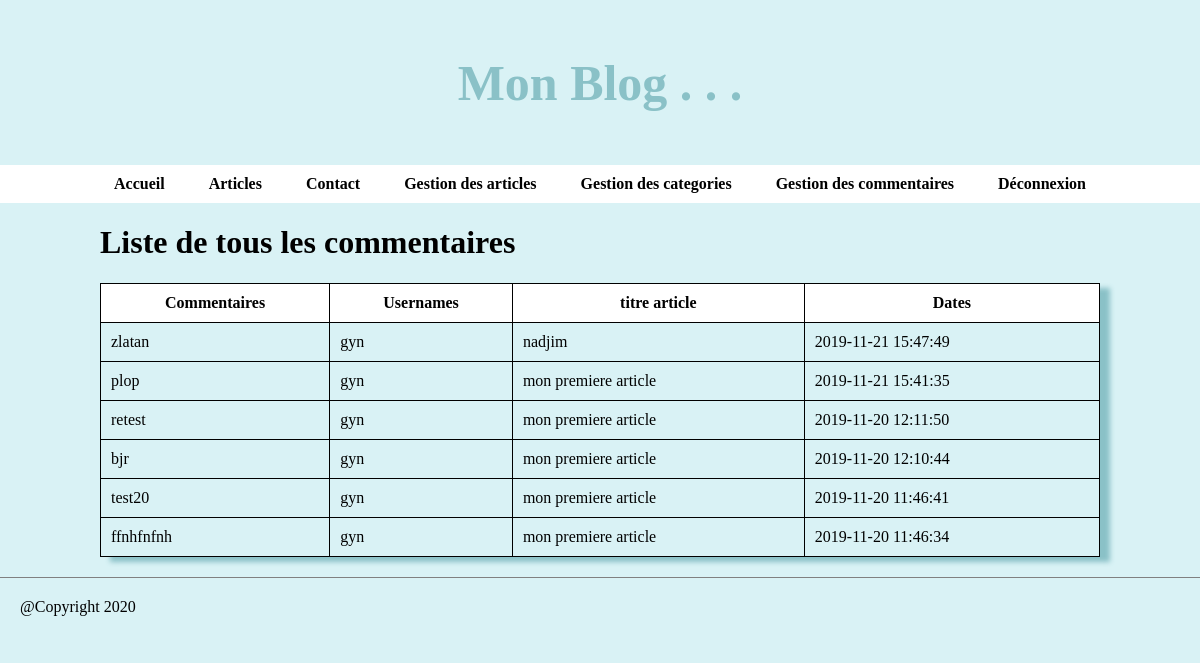
Page /comment-admin.php (signed in) on the committed database.
### tables this page shows
CREATE TABLE `comments` (
  `id` int(11) NOT NULL,
  `content` text NOT NULL,
  `published_at` datetime NOT NULL,
  `article_id` int(11) NOT NULL,
  `user_id` int(11) NOT NULL
);

CREATE TABLE `users` (
  `id` int(11) NOT NULL,
  `username` varchar(30) NOT NULL,
  `password` varchar(255) NOT NULL,
  `role` varchar(20) NOT NULL DEFAULT 'visitor'
);

CREATE TABLE `articles` (
  `id` int(11) NOT NULL,
  `title` varchar(255) NOT NULL,
  `content` text NOT NULL,
  `published_at` datetime NOT NULL,
  `image_path` varchar(255) DEFAULT NULL
);

### comment-admin.php (the view, shortened to what this page needs)
<?php include("header.php");
require_once('database.php');
$maRequete = $db->prepare('SELECT comments.content, users.username, articles.title, comments.published_at
FROM comments
INNER JOIN articles ON articles.id = comments.article_id
INNER JOIN users ON comments.user_id = users.id
ORDER BY comments.published_at DESC ');
$maRequete->execute();
$comments = $maRequete->fetchAll();
?>
<h1>Liste de tous les commentaires</h1>
<table class="tableau">
    <tr>
        <th> Commentaires  </th>
        <th> Usernames  </th>
        <th> titre article</th>
        <th> Dates </th>
     </tr>
     <?php foreach($comments as $comment):?>
        <tr>
        <td> <?php echo $comment["content"]; ?> </td>
        <td> <?php echo $comment["username"]; ?> </td>
        <td> <?php echo $comment["title"];?> </td>
        <td> <?php echo $comment["published_at"];?> </td>
    </tr>
    <?php   endforeach ?>
    </table>
<?php include("footer.php");?>

### style.css (style rules this page uses)
* { box-sizing: border-box; }
body { background-color: rgb(217, 242, 245); margin: 0; }
.tableau { border-collapse: collapse; margin-bottom: 20px; margin-top: 20px; margin-left: auto; margin-right: auto; width: 100%; box-shadow: 10px 5px 5px rgb(138, 193, 199); }
.tableau th { border-style: solid; border-width: 1px; margin: 0px; background-color: white; padding: 10px; }
.tableau tr { border-style: solid; border-width: 1px; }
.tableau td { border-style: solid; border-width: 1px; padding: 10px; }

### rows in the picture
comments: content "zlatan", user.username "gyn", article.title "nadjim", published_at "2019-11-21 15:47:49"
comments: content "plop", user.username "gyn", article.title "mon premiere article", published_at "2019-11-21 15:41:35"
comments: content "retest", user.username "gyn", article.title "mon premiere article", published_at "2019-11-20 12:11:50"
comments: content "bjr", user.username "gyn", article.title "mon premiere article", published_at "2019-11-20 12:10:44"
comments: content "test20", user.username "gyn", article.title "mon premiere article", published_at "2019-11-20 11:46:41"
comments: content "ffnhfnfnh", user.username "gyn", article.title "mon premiere article", published_at "2019-11-20 11:46:34"
